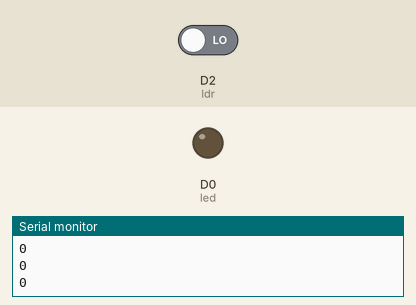
Bench run of a sketch on a simulated ESP8266 (NodeMCU). Shown: output pins drawn as LEDs (lit = HIGH), the last lines printed to the serial monitor. The test bench sets the inputs (shaded band); at power-on: D2 (ldr) LOW.

Above: at 1.3 s.
1.4 s: D2 (ldr) driven HIGH
At 2.1 s:
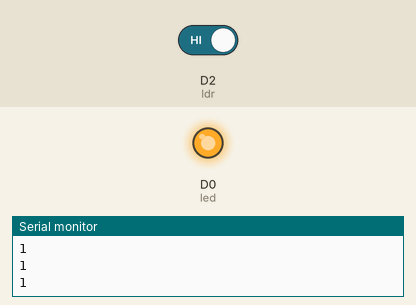
3.0 s: D2 (ldr) driven LOW
At 4.5 s:
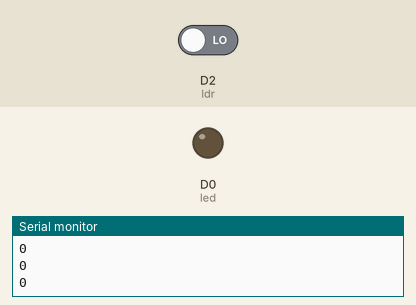
Timing chart, 0 to 6.0 s (numbered marks = the images above; inputs shaded):
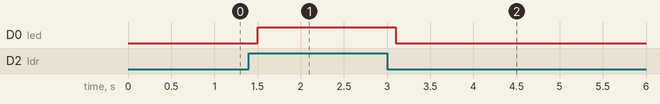

The sketch:

LDR_Sensor.ino
```cpp
// Welcome to Aviyan's Thoughts

const int ldr = D2;
const int led = D0;

void setup() {
  // put your setup code here, to run once:
  Serial.begin(9600);
  pinMode(ldr, INPUT);
  pinMode(led, OUTPUT);
  delay(100);
}

void loop() {
  // put your main code here, to run repeatedly:
  int value = digitalRead(ldr);
  if(value == 1){
    digitalWrite(led, HIGH);
  }
  else{
    digitalWrite(led, LOW);
  }
  Serial.println(value);
  delay(200);
}
```

Measured:
- after the input at 1.4 s, D0 (led): LOW → HIGH after 0.10 s
- after the input at 3.0 s, D0 (led): HIGH → LOW after 0.10 s
